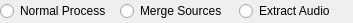
<?xml version="1.0" encoding="UTF-8"?>
<ui version="4.0">
 <class>ProcessModeWidget</class>
 <widget class="QWidget" name="ProcessModeWidget">
  <property name="geometry">
   <rect>
    <x>0</x>
    <y>0</y>
    <width>353</width>
    <height>23</height>
   </rect>
  </property>
  <property name="windowTitle">
   <string>Form</string>
  </property>
  <layout class="QHBoxLayout" name="horizontalLayout">
   <property name="leftMargin">
    <number>0</number>
   </property>
   <property name="topMargin">
    <number>0</number>
   </property>
   <property name="rightMargin">
    <number>0</number>
   </property>
   <property name="bottomMargin">
    <number>0</number>
   </property>
   <item>
    <widget class="QRadioButton" name="normalModeRadio">
     <property name="text">
      <string>Normal Process</string>
     </property>
    </widget>
   </item>
   <item>
    <widget class="QRadioButton" name="mergeSourcesRadio">
     <property name="text">
      <string>Merge Sources</string>
     </property>
    </widget>
   </item>
   <item>
    <widget class="QRadioButton" name="extractAudioRadio">
     <property name="text">
      <string>Extract Audio</string>
     </property>
    </widget>
   </item>
  </layout>
 </widget>
 <resources/>
 <connections/>
</ui>
